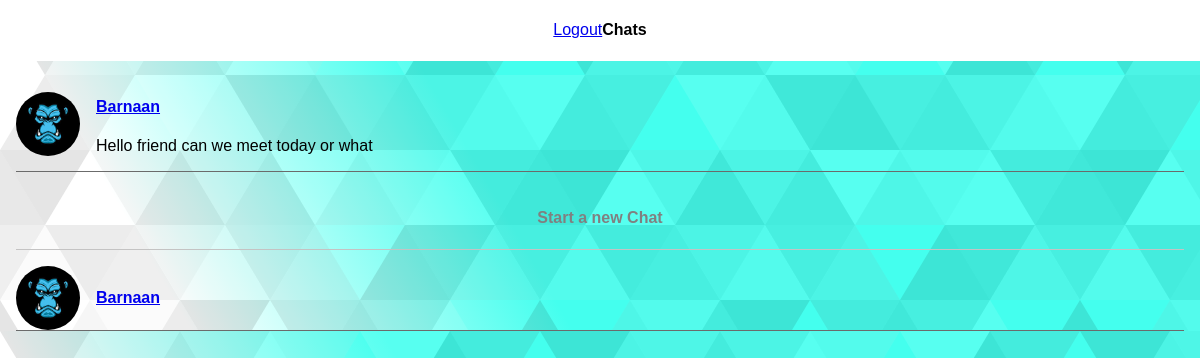
The app's page /chat/ (signed in), older data.
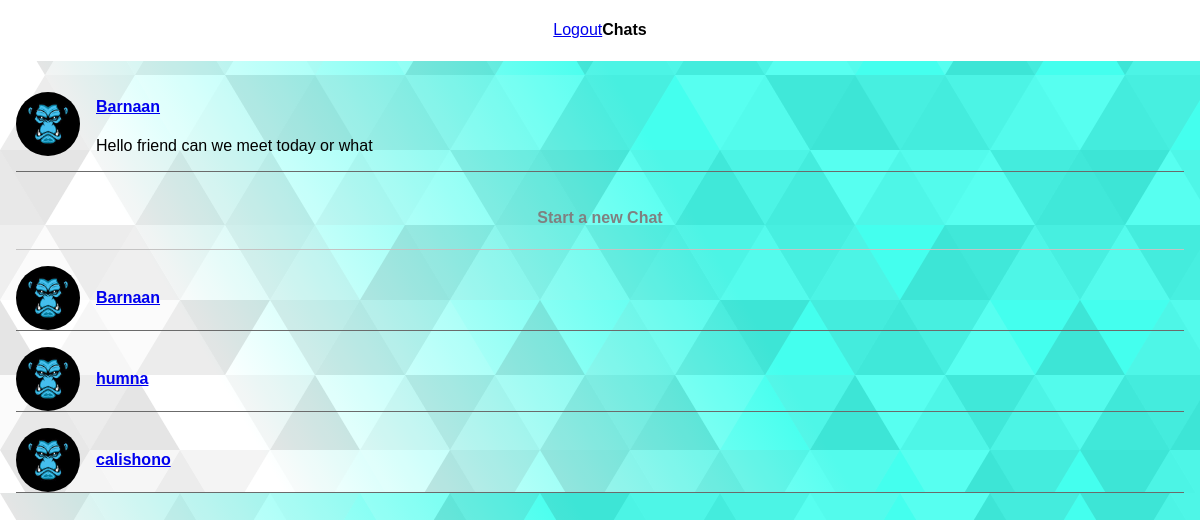
The same page, newer data.
### chat/models.py (models this page shows, shortened)
class Chat(models.Model):
    initiator = models.ForeignKey(User,on_delete = models.CASCADE)
    reactor = models.ForeignKey(User,on_delete = models.CASCADE,related_name="reactoe")
    created_at = models.DateTimeField(auto_now_add=True)
    updated_at = models.DateTimeField(auto_now=True)
    class Meta:
        ordering = ('-created_at', '-updated_at')

### account/models.py (models this page shows)
class User(AbstractUser):
    phone_number = models.CharField(max_length=20, unique=True,null=True,blank=True)
    profile_picture = models.ImageField(null=True, default="avatar.png")
    REQUIRED_FIELDS = []

### chat/views.py (the view, shortened to what this page needs)
# urls.py: path('',include("chat.urls")),
@login_required(login_url='login')
def chat(request):
    users = User.objects.all()
    chat= Chat.objects.filter(initiator = request.user) | Chat.objects.filter(reactor = request.user)
    q = request.GET.get("q")
    context = {'chats': chat,'users':users}
    return render(request,'chat/your_chat.html',context)

### chat/templates/chat/your_chat.html (shortened to what this page needs)
{% extends 'main.html'%}
{% load static %}
{% block content %}
<header class="chats-header">
    <a href="{% url 'logout' %}">Logout</a>
    <h4>Chats</h4>
</header>
<section class="chats">
{% for chat in chats %}
<div class="chat">
    <img src="{% static 'images.jpg'%}" alt="user profile">
    <div class="user_info">
        <h4 class="user-name">
            {% if chat.reactor == request.user %}
            <a href="?q={{chat.initiator.id}}">{{ chat.initiator }}</a>
{% elif chat.initiator == request.user %}
<a href="?q={{ chat.reactor.id}}">{{  chat.reactor }}</a>
 {% endif %}
        </h4>
        <p class="latest-message">
            Hello friend can we meet today or what
        </p>
    </div>
</div>
{% endfor %}
    <div class="start-chat">
        <h4>Start a new Chat</h4>
    </div>
{% for user in users %}
{% if user == request.user %}
{% else %}
    <div class="chat">
        <img src="{% static 'images.jpg'%}" alt="user profile">
        <div class="user_info">
           <a href="?q={{user.id}}">
            <h4 class="user-name">
             {{user.username }}
            </h4>
        </a>
        </div>
    </div>
    {% endif %}
{% endfor %}
</section>
{% endblock content %}

### templates/main.html (shortened to what this page needs)
{% load static %}
<!DOCTYPE html>
<html lang="en">
<head>
    <link rel="stylesheet" href="{% static 'style.css' %}">
</head>
<body>
    {% block content %}
    {% endblock content%}
</body>
</html>

### static/style.css (style rules this page uses)
body { margin: 0; background: url(./subtle-prism.svg); }
:root { padding: 0; margin: 0; box-sizing: border-box; font-family: sans-serif; }
.chats-header { display: flex; align-items: center; justify-content: center; background-color: white; margin-bottom: 1rem; }
.chats { display: flex; flex-direction: column; gap: 1rem; margin: 0 1rem; }
.chat { justify-self: flex-start; display: flex; align-items: center; gap: 1rem; border-bottom: 1px rgb(107, 107, 107) solid; }
.chat img { height: 4rem; width: 4rem; object-fit: cover; border-radius: 50%; }
.start-chat { text-align: center; border-bottom: 1px rgb(196, 195, 195) solid; color: gray; }

Row changes from the older to the newer data that the page shows:
added User: username "humna"
added User: username "calishono"
